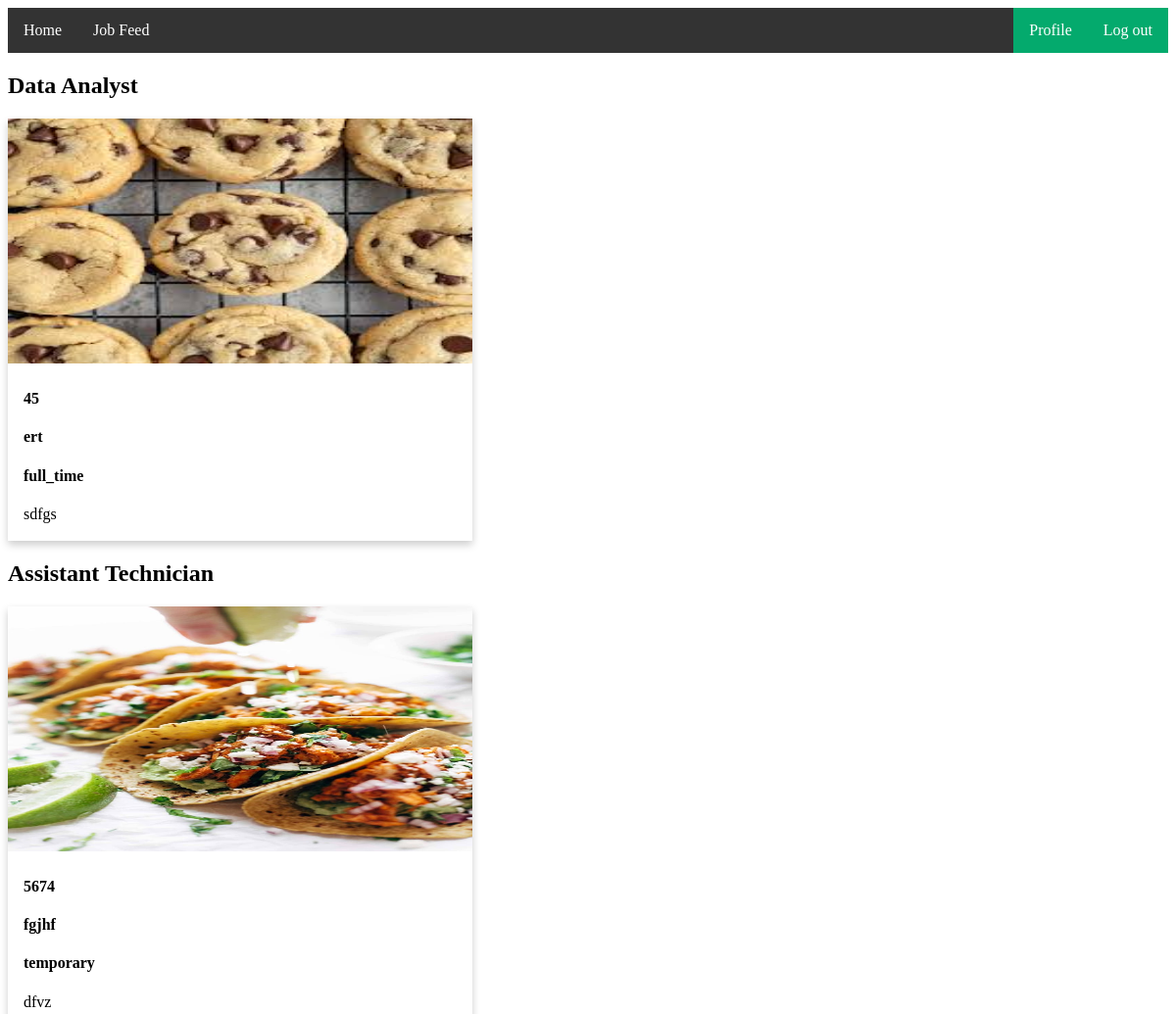
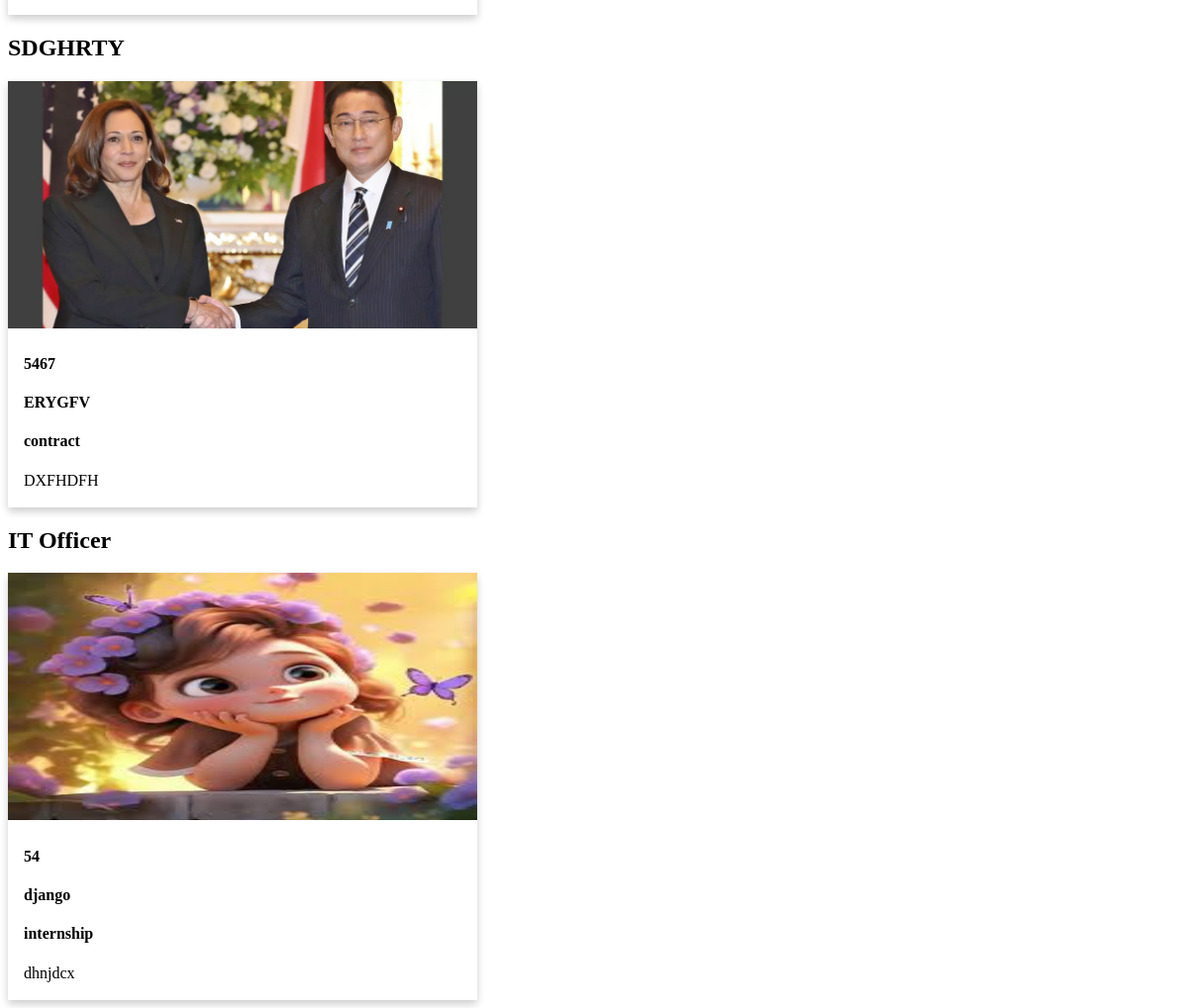
Screenshot of /jobFeed/ with the database file from the repository (2 pictures, top to bottom).
### myApp/models.py (models this page shows, shortened)
class JobModel(models.Model):
    JOB_TYPE_CHOICES=[
        ('full_time', 'Full Time'),
        ('part_time', 'Part Time'),
        ('contract', 'Contract'),
        ('internship', 'Internship'),
        ('temporary', 'Temporary'),
    ]
    user=models.ForeignKey(customUser,null=True,blank=True,on_delete=models.CASCADE)
    job_title = models.CharField(max_length=200, null=True, blank=True)
    vacancy = models.PositiveIntegerField( null=True, blank=True)
    skills = models. CharField(max_length=100,null=True, blank=True )
    category = models.CharField(max_length=50, choices=JOB_TYPE_CHOICES, null=True, blank=True)
    description = models.TextField(null=True, blank=True)
    job_Pic=models.ImageField(upload_to='Media/job_Pic',null=True)

### myProject/views.py (the view)
# urls.py: path("jobFeed/", jobFeed, name="jobFeed"),
def jobFeed(request):
    current_user=request.user
    jobs=JobModel.objects.all()
    context= {
        'jobs': jobs
    }
    return render(request,"jobFeed.html",context)

### Template/jobFeed.html (shortened to what this page needs)
{% extends 'base.html' %}
{% block body %}
{% for i in jobs %}
<!DOCTYPE html>
<html>
<head>
</head>
<body>
<h2>{{i.job_title}}</h2>
<div class="card">
  <img src="/{{i.job_Pic}}" height="250 px" width="100 px" alt="Avatar" style="width:100%">
  <div class="container">
    <h4><b>{{i.vacancy}}</b></h4>
    <h4><b>{{i.skills}}</b></h4>
    <h4><b>{{i.category}}</b></h4>
    <p>{{i.description}}</p>
  </div>
</div>
</body>
</html>
{% endfor %}
{% endblock body %}

### Template/base.html (shortened to what this page needs)
<!DOCTYPE html>
<html>
<head>
</head>
<body>
{% include 'navbar.html' %}
{% block body %}
{% endblock body %}
</body>
</html>

### Template/navbar.html
<ul>
    <li><a href=" {% url 'homePage' %} ">Home</a></li>
    <li><a href=" {% url 'jobFeed' %} ">Job Feed</a></li>
    <li style="float:right"><a class="active" href=" {% url 'logoutPage' %} ">Log out</a></li>
    <li style="float:right"><a class="active" href=" {% url 'profilePage' %} ">Profile</a></li>
  </ul>

### Template/base.html (style rules this page uses)
ul { list-style-type: none; margin: 0; padding: 0; overflow: hidden; background-color: #333; }
li { float: left; }
li a { display: block; color: white; text-align: center; padding: 14px 16px; text-decoration: none; }
.active { background-color: #04AA6D; }

### Template/jobFeed.html (style rules this page uses)
.card { box-shadow: 0 4px 8px 0 rgba(0,0,0,0.2); transition: 0.3s; width: 40%; }
.container { padding: 2px 16px; }

### rows the page displays
JobModel: job_title "Data Analyst", job_Pic (picture), vacancy "45", skills "ert", category "full_time", description "sdfgs"
JobModel: job_title "Assistant Technician", job_Pic (picture), vacancy "5674", skills "fgjhf", category "temporary", description "dfvz"
JobModel: job_title "SDGHRTY", job_Pic (picture), vacancy "5467", skills "ERYGFV", category "contract", description "DXFHDFH"
JobModel: job_title "IT Officer", job_Pic (picture), vacancy "54", skills "django", category "internship", description "dhnjdcx"
